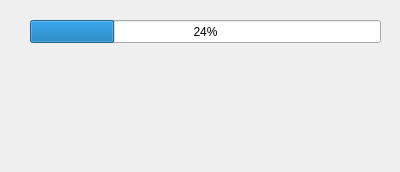
<?xml version="1.0" encoding="UTF-8"?>
<ui version="4.0">
 <class>Loading</class>
 <widget class="QDialog" name="Loading">
  <property name="geometry">
   <rect>
    <x>0</x>
    <y>0</y>
    <width>400</width>
    <height>172</height>
   </rect>
  </property>
  <property name="windowTitle">
   <string>Patientez, détection en cours...</string>
  </property>
  <widget class="QProgressBar" name="progressBar">
   <property name="geometry">
    <rect>
     <x>30</x>
     <y>20</y>
     <width>351</width>
     <height>23</height>
    </rect>
   </property>
   <property name="value">
    <number>24</number>
   </property>
  </widget>
  <widget class="QLabel" name="loading_symbol">
   <property name="geometry">
    <rect>
     <x>160</x>
     <y>60</y>
     <width>100</width>
     <height>100</height>
    </rect>
   </property>
   <property name="minimumSize">
    <size>
     <width>100</width>
     <height>100</height>
    </size>
   </property>
   <property name="maximumSize">
    <size>
     <width>100</width>
     <height>100</height>
    </size>
   </property>
   <property name="text">
    <string/>
   </property>
   <property name="pixmap">
    <pixmap>resources/media/empty.png</pixmap>
   </property>
   <property name="scaledContents">
    <bool>true</bool>
   </property>
  </widget>
 </widget>
 <resources/>
 <connections/>
</ui>
